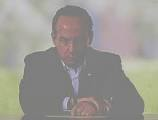
#> input picture taller2/opaca.jpg, 158 x 120 px
$ python punto4A.py   (older library calls are emulated)
#> lines starting #> are read from the running program, lines starting #| are printed output that depends on the picture
### taller2/funciones.py
# -*- coding: utf-8 -*-
"""
Created on Tue Aug 28 16:39:39 2018

@author: Manuel Andres Sanchez Muñoz

Funciones

"""
import numpy as np
import scipy.signal as sg
import math

# [18 lines left out: functions my_gamma, grayWhite, grayBlack, not called in this run]

def my_hist(im):
    [row, col] = im.shape;
    vec = np.zeros(256)
    print(vec.shape)
    for i in range(0,row-1):
        for j in range(0,col-1):
            valor = im[i,j]
            vec[valor] = vec[valor] + 1
    return vec

def my_equal(im,h):
    [row, col] = im.shape;
    n = row*col
    p = h/n
    s = np.cumsum(p)
    k = s*255
    im2=im
    for i in range(0,row-1):
        for j in range(0,col-1):
            valor = im[i,j]
            im2[i,j]=k[valor]
    return im2

# [72 lines left out: functions rgb2ycbcr, ycbcr2rgb, my_linealTrozos, logarithm, negative, my_mse and 4 more, not called in this run]

def my_rgb2cmy(im):
    CMY = 255-im
    return CMY

def my_cmy2rgb(im):
    RGB = 255-im
    return RGB

# [12 lines left out: functions my_mseRGB, my_threshold, not called in this run]

def rgb2hsi(r,g,b):
    numerador = (((r - g) + (r - b)) * 0.5)
    denominador = ((((r - g)*(r - g)) + ((r - b) * (g - b)))**0.5)

    if (denominador == 0):
        denominador = 0.000001

    theta = np.arccos(numerador/denominador)

    if(b<=g):
        h = theta
    if(b>g):
        h = (2*np.degrees(math.pi)) - theta

    s = 1 - ((3*min(r,g,b))/float(r + b + g))

    if (s==0):
        h=0

    i = float(r + g + b)/3
    return (h, s, i)

# [36 lines left out: function hsi2rgb, not called in this run]


### taller2/punto4A.py
# -*- coding: utf-8 -*-
"""
Created on Mon Oct 08 07:39:09 2018

@author: Manuel Andres Sanchez Muñoz
"""

from PIL import Image
import numpy as np
import matplotlib.pyplot as plt
import funciones as fun

Im = Image.open('opaca.jpg').convert('RGB')
#> Im is the input picture: PIL image 158x120 RGB; mean R, G, B 155.8, 153.3, 147.2
Im_a = np.array(Im)
plt.imshow(Im_a)
plt.title("Imagen Original")


[row, col, ch] = Im_a.shape
#> row = 120; col = 158; ch = 3
imageD = np.double(Im_a)/255

r = imageD[:,:,0]
g = imageD[:,:,1]
b = imageD[:,:,2]

ch = np.zeros([row,col])
cs = np.zeros([row,col])
ci = np.zeros([row,col])
imageHSI = np.zeros(Im_a.shape)

for i in range(0,row-1):
    for j in range(0,col-1):
        [H,S,I] = fun.rgb2hsi(r[i][j], g[i][j], b[i][j])
        ch[i][j] = H
        cs[i][j] = S
        ci[i][j] = I
#> this loop made 119 passes
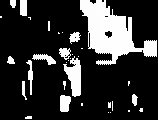
#> ch: shape (120, 158) float64; min 0, max 360, mean 72.2; drawn with min black and max white
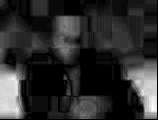
#> cs: shape (120, 158) float64; min 0, max 0.206, mean 0.0366; drawn with min black and max white

imageHSI[:,:,0] = ch
imageHSI[:,:,1] = cs
imageHSI[:,:,2] = ci

I = imageHSI[:,:,2]
Inew = np.uint8(255*I/I.max())
hist = fun.my_hist(Inew)
Iequal = fun.my_equal(Inew, hist)
#> after the loop in my_equal, `for i in range(0,row-1):`:
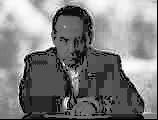
#> im2: shape (120, 158); min 0, max 251, mean 127.8

imageHSI[:,:,2] = Iequal
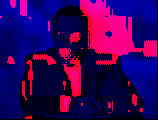
#> imageHSI: shape (120, 158, 3) float64; mean of channels 0, 1, 2 72.2, 0, 127.8; drawn with min black and max white

ch = imageHSI[:,:,0]
cs = imageHSI[:,:,1]
ci = imageHSI[:,:,2]

for i in range(0,row-1):
    for j in range(0,col-1):
        [R,G,B] = fun.rgb2hsi(ch[i][j], cs[i][j], ci[i][j])
        r[i][j] = R*255
        g[i][j] = G*255
        b[i][j] = B*255
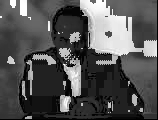
#> b: shape (120, 158) float64; min 0, max 51830.1, mean 17002.3; drawn with min black and max white
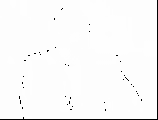
#> r: shape (120, 158) float64; min 0.00353, max 91799.4, mean 89706.7; drawn with min black and max white

Im_a[:,:,0] = r
Im_a[:,:,1] = g
Im_a[:,:,2] = b
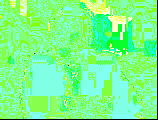
#> Im_a: shape (120, 158, 3); mean R, G, B 122.8, 250.3, 141.3

Im_view = np.uint8(Im_a)
plt.figure()
plt.imshow(Im_view)
plt.title("Imagen RGB desde HSI - I equalizado")
